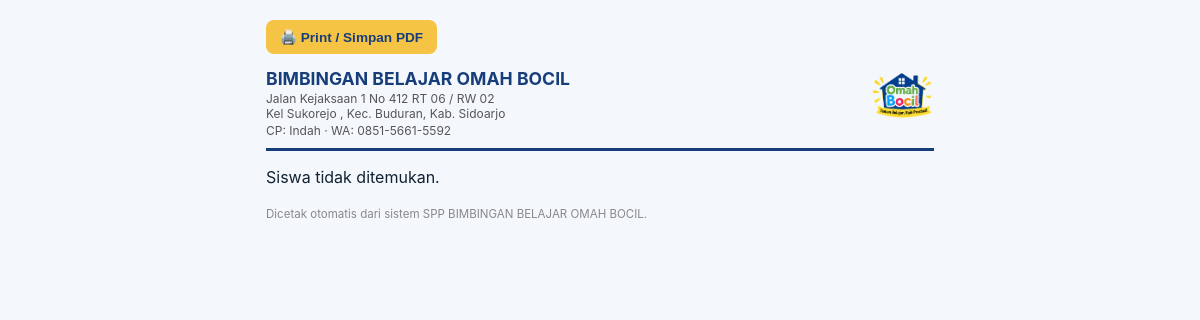
Page /laporan/cetak/siswa?siswa_id=1 (signed in) on the earlier database version.
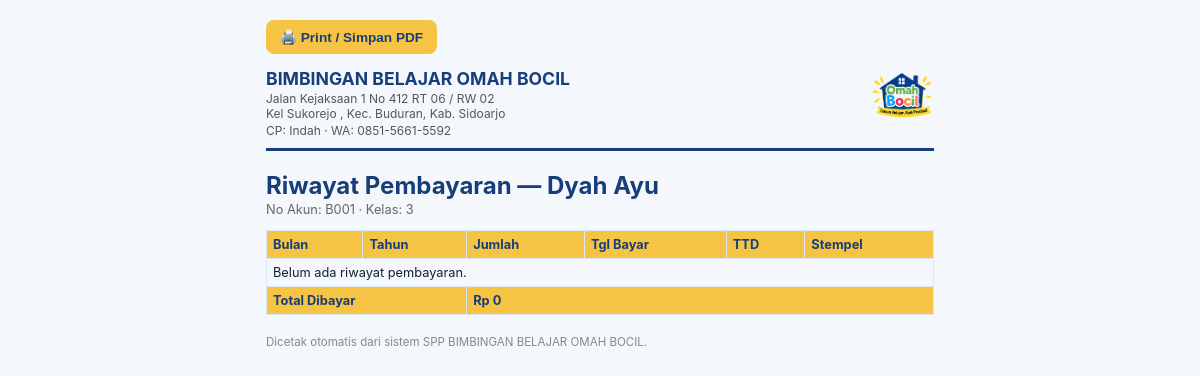
Same page on the later database version.
### tables this page shows
CREATE TABLE students (
                id INTEGER PRIMARY KEY AUTOINCREMENT,
                no_akun TEXT NOT NULL UNIQUE,
                nama TEXT NOT NULL,
                status TEXT NOT NULL DEFAULT 'Aktif',
                mulai TEXT,
                akhir TEXT,
                paket_id INTEGER,
                jatuh_tempo INTEGER NOT NULL DEFAULT 10, foto TEXT, asal_sekolah TEXT, kelas TEXT, tahun_lahir INTEGER,
                FOREIGN KEY (paket_id) REFERENCES packages(id) ON DELETE SET NULL
            );

### app.py (the view)
@app.route("/laporan/cetak/siswa")
@login_required
def laporan_cetak_siswa():
    siswa_id = request.args.get("siswa_id", type=int)
    siswa_terpilih = db.get_student(siswa_id) if siswa_id else None
    riwayat_siswa = []
    total_siswa = 0
    if siswa_id:
        for p in db.get_payments_for_student_all(siswa_id):
            riwayat_siswa.append({
                "bulan": MONTHS[p["bulan"] - 1],
                "tahun": p["tahun"],
                "jumlah": p["jumlah"],
                "tgl_bayar": p["tgl_bayar"],
                "ttd": p["ttd"],
                "stempel": p["stempel"],
            })
            total_siswa += p["jumlah"]
    return render_template("laporan_cetak_siswa.html", siswa=siswa_terpilih,
                            riwayat=riwayat_siswa, total=total_siswa, info=BIMBEL_INFO)

### app.py (called while the page is built)
def login_required(view_func):
    @wraps(view_func)
    def wrapper(*args, **kwargs):
        if not session.get("admin_id"):
            return redirect(url_for("login", next=request.path))
        return view_func(*args, **kwargs)
    return wrapper

@app.context_processor
def inject_globals():
    return {
        "MONTHS": MONTHS,
        "active_tab": request.endpoint,
        "current_admin": session.get("admin_username"),
        "today_year": date.today().year,
    }

def fmt_rupiah(n):
    try:
        return "Rp " + "{:,}".format(int(n or 0)).replace(",", ".")
    except (ValueError, TypeError):
        return "Rp 0"

### database.py (called while the page is built)
def get_connection():
    conn = sqlite3.connect(DB_NAME)
    conn.row_factory = sqlite3.Row
    conn.execute("PRAGMA foreign_keys = ON")
    return conn

@contextmanager
def get_cursor(commit=False):
    conn = get_connection()
    cur = conn.cursor()
    try:
        yield cur
        if commit:
            conn.commit()
    finally:
        conn.close()

### templates/laporan_cetak_siswa.html (shortened to what this page needs)
<!DOCTYPE html>
<html lang="id">
<head>
<link rel="stylesheet" href="{{ url_for('static', filename='style.css') }}">
</head>
<body>
  <button class="btn yellow print-btn" onclick="window.print()">🖨️ Print / Simpan PDF</button>
  <div class="cetak-header">
    <div>
      <h1>{{ info.nama }}</h1>
      <p>{{ info.alamat1 }}<br>{{ info.alamat2 }}</p>
      <p>CP: {{ info.cp }} · WA: {{ info.telp }}</p>
    </div>
    <img src="{{ url_for('static', filename='logo_omahbocil.png') }}" style="height:50px">
  </div>
  {% if not siswa %}
    <p>Siswa tidak ditemukan.</p>
  {% else %}
  <h2 style="color:var(--navy);margin-bottom:0">Riwayat Pembayaran — {{ siswa.nama }}</h2>
  <p style="font-size:.8rem;color:#666;margin-top:2px">No Akun: {{ siswa.no_akun }}{% if siswa.kelas %} · Kelas: {{ siswa.kelas }}{% endif %}</p>
  <table>
    <thead><tr><th>Bulan</th><th>Tahun</th><th>Jumlah</th><th>Tgl Bayar</th><th>TTD</th><th>Stempel</th></tr></thead>
    <tbody>
      {% if riwayat|length == 0 %}
        <tr><td colspan="6">Belum ada riwayat pembayaran.</td></tr>
      {% endif %}
    </tbody>
    <tfoot><tr><th colspan="2">Total Dibayar</th><th colspan="4">{{ total|rupiah }}</th></tr></tfoot>
  </table>
  {% endif %}
  <p style="font-size:.72rem;color:#888;margin-top:20px">Dicetak otomatis dari sistem SPP {{ info.nama }}.</p>
</body>
</html>

Differences in the rows shown:
added students: nama "Dyah Ayu", no_akun "B001", kelas "3"
Other differences:
{{ total|rupiah }}: (not shown) → "Rp 0"
text no longer shown: "Siswa tidak ditemukan."
text now shown: "Riwayat Pembayaran — No Akun: · Kelas: Bulan Tahun Jumlah Tgl Bayar TTD Stempel Belum ada riwayat pembayaran. Total Dibayar"
